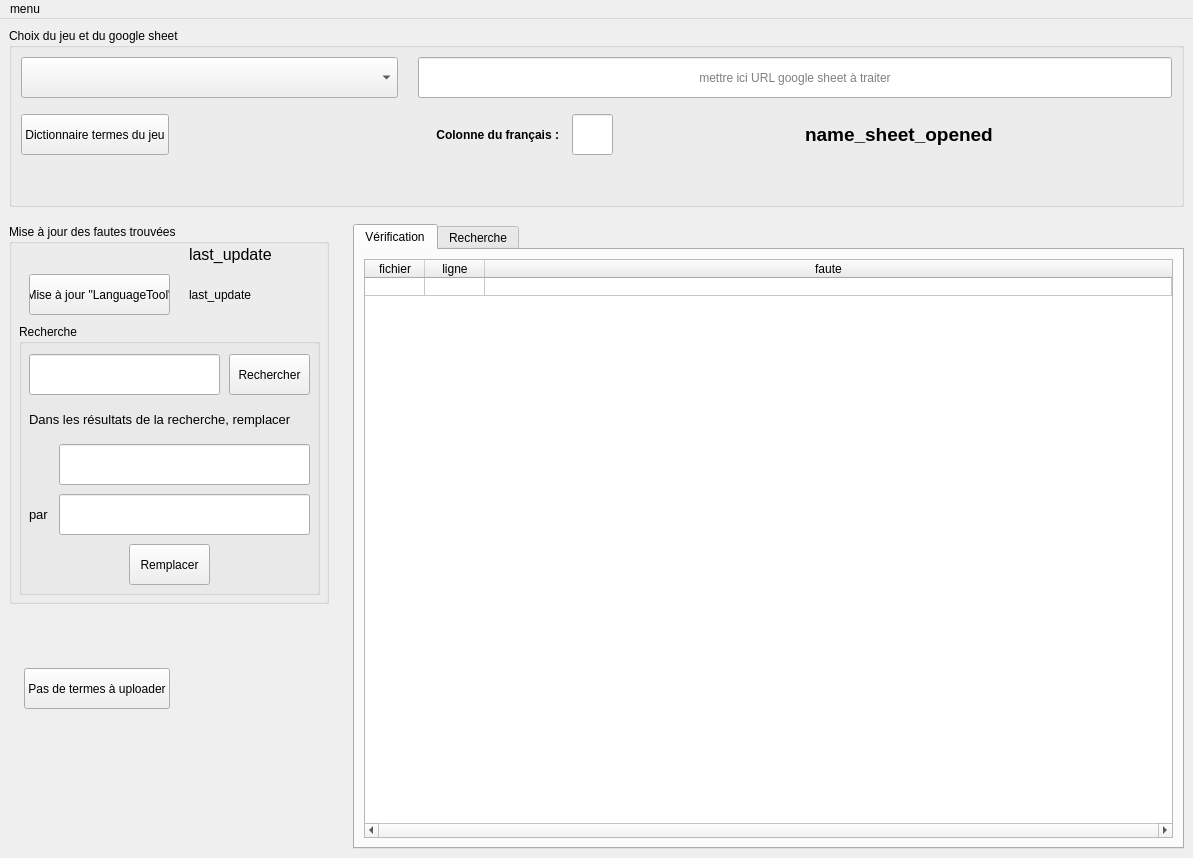
<?xml version="1.0" encoding="UTF-8"?>
<ui version="4.0">
 <class>MainWindow</class>
 <widget class="QMainWindow" name="MainWindow">
  <property name="geometry">
   <rect>
    <x>0</x>
    <y>0</y>
    <width>1193</width>
    <height>858</height>
   </rect>
  </property>
  <property name="windowTitle">
   <string>DreamTeamTrad - FautesCheck</string>
  </property>
  <property name="windowIcon">
   <iconset resource="../ressource.qrc">
    <normaloff>:/ressource/DreamteamLogo.ico</normaloff>:/ressource/DreamteamLogo.ico</iconset>
  </property>
  <widget class="QWidget" name="centralwidget">
   <property name="styleSheet">
    <string notr="true"/>
   </property>
   <layout class="QGridLayout" name="gridLayout">
    <item row="0" column="0">
     <layout class="QVBoxLayout" name="verticalLayout_1" stretch="0,1">
      <property name="spacing">
       <number>17</number>
      </property>
      <item>
       <widget class="QGroupBox" name="groupBox_1">
        <property name="title">
         <string>Choix du jeu et du google sheet</string>
        </property>
        <layout class="QVBoxLayout" name="verticalLayout_4">
         <item>
          <layout class="QHBoxLayout" name="horizontalLayout_1_1" stretch="1,2">
           <property name="spacing">
            <number>20</number>
           </property>
           <item>
            <layout class="QVBoxLayout" name="verticalLayout_1_1_1">
             <property name="spacing">
              <number>16</number>
             </property>
             <item>
              <widget class="QComboBox" name="comboBox_game">
               <property name="minimumSize">
                <size>
                 <width>0</width>
                 <height>41</height>
                </size>
               </property>
              </widget>
             </item>
             <item>
              <layout class="QHBoxLayout" name="horizontalLayout_1_1_1_1">
               <item>
                <widget class="QPushButton" name="pushButton_gameDictionary">
                 <property name="minimumSize">
                  <size>
                   <width>0</width>
                   <height>41</height>
                  </size>
                 </property>
                 <property name="text">
                  <string>Dictionnaire termes du jeu</string>
                 </property>
                </widget>
               </item>
               <item>
                <spacer name="horizontalSpacer_1_1_1_1">
                 <property name="orientation">
                  <enum>Qt::Horizontal</enum>
                 </property>
                 <property name="sizeHint" stdset="0">
                  <size>
                   <width>40</width>
                   <height>20</height>
                  </size>
                 </property>
                </spacer>
               </item>
              </layout>
             </item>
            </layout>
           </item>
           <item>
            <layout class="QVBoxLayout" name="verticalLayout_1_1_2">
             <property name="spacing">
              <number>16</number>
             </property>
             <item>
              <widget class="QLineEdit" name="lineEdit_urlSheet">
               <property name="minimumSize">
                <size>
                 <width>0</width>
                 <height>41</height>
                </size>
               </property>
               <property name="maximumSize">
                <size>
                 <width>16777215</width>
                 <height>41</height>
                </size>
               </property>
               <property name="alignment">
                <set>Qt::AlignCenter</set>
               </property>
               <property name="placeholderText">
                <string>mettre ici URL google sheet à traiter</string>
               </property>
              </widget>
             </item>
             <item>
              <layout class="QHBoxLayout" name="horizontalLayout_1_1_2_1">
               <property name="spacing">
                <number>13</number>
               </property>
               <property name="leftMargin">
                <number>18</number>
               </property>
               <item>
                <widget class="QLabel" name="label_frenchColumn">
                 <property name="font">
                  <font>
                   <pointsize>9</pointsize>
                   <weight>75</weight>
                   <bold>true</bold>
                  </font>
                 </property>
                 <property name="text">
                  <string>Colonne du français :</string>
                 </property>
                 <property name="alignment">
                  <set>Qt::AlignRight|Qt::AlignTrailing|Qt::AlignVCenter</set>
                 </property>
                </widget>
               </item>
               <item>
                <widget class="QLineEdit" name="lineEdit_frenchColumn">
                 <property name="minimumSize">
                  <size>
                   <width>41</width>
                   <height>41</height>
                  </size>
                 </property>
                 <property name="maximumSize">
                  <size>
                   <width>41</width>
                   <height>41</height>
                  </size>
                 </property>
                 <property name="maxLength">
                  <number>2</number>
                 </property>
                 <property name="alignment">
                  <set>Qt::AlignCenter</set>
                 </property>
                </widget>
               </item>
               <item>
                <spacer name="horizontalSpacer_1_1_2_1">
                 <property name="orientation">
                  <enum>Qt::Horizontal</enum>
                 </property>
                 <property name="sizeHint" stdset="0">
                  <size>
                   <width>40</width>
                   <height>20</height>
                  </size>
                 </property>
                </spacer>
               </item>
               <item>
                <widget class="QLabel" name="label_sheetOpened">
                 <property name="font">
                  <font>
                   <pointsize>14</pointsize>
                   <weight>75</weight>
                   <bold>true</bold>
                  </font>
                 </property>
                 <property name="text">
                  <string>name_sheet_opened</string>
                 </property>
                </widget>
               </item>
               <item>
                <spacer name="horizontalSpacer_1_1_2_1_bis">
                 <property name="orientation">
                  <enum>Qt::Horizontal</enum>
                 </property>
                 <property name="sizeHint" stdset="0">
                  <size>
                   <width>40</width>
                   <height>20</height>
                  </size>
                 </property>
                </spacer>
               </item>
              </layout>
             </item>
            </layout>
           </item>
          </layout>
         </item>
         <item>
          <spacer name="verticalSpacer_1_1">
           <property name="orientation">
            <enum>Qt::Vertical</enum>
           </property>
           <property name="sizeHint" stdset="0">
            <size>
             <width>20</width>
             <height>40</height>
            </size>
           </property>
          </spacer>
         </item>
        </layout>
       </widget>
      </item>
      <item>
       <layout class="QHBoxLayout" name="horizontalLayout_1_2" stretch="0,5">
        <property name="spacing">
         <number>24</number>
        </property>
        <item>
         <layout class="QVBoxLayout" name="verticalLayout_1_2_1" stretch="0,0,0,2">
          <item>
           <widget class="QGroupBox" name="groupBox_1_2_1">
            <property name="minimumSize">
             <size>
              <width>320</width>
              <height>380</height>
             </size>
            </property>
            <property name="maximumSize">
             <size>
              <width>320</width>
              <height>380</height>
             </size>
            </property>
            <property name="title">
             <string>Mise à jour des fautes trouvées</string>
            </property>
            <widget class="QPushButton" name="pushButton_process">
             <property name="geometry">
              <rect>
               <x>20</x>
               <y>50</y>
               <width>141</width>
               <height>41</height>
              </rect>
             </property>
             <property name="toolTip">
              <string>Vérificateur de OpenOffice. Peut analyser les phrases. Un peu lent.</string>
             </property>
             <property name="text">
              <string>Mise à jour &quot;LanguageTool&quot;</string>
             </property>
            </widget>
            <widget class="QLabel" name="label_lastUdate_process">
             <property name="geometry">
              <rect>
               <x>180</x>
               <y>50</y>
               <width>121</width>
               <height>41</height>
              </rect>
             </property>
             <property name="text">
              <string>last_update</string>
             </property>
            </widget>
            <widget class="QGroupBox" name="groupBox_1_2_1_1">
             <property name="geometry">
              <rect>
               <x>10</x>
               <y>100</y>
               <width>301</width>
               <height>271</height>
              </rect>
             </property>
             <property name="title">
              <string>Recherche</string>
             </property>
             <widget class="QPushButton" name="pushButton_method_search">
              <property name="geometry">
               <rect>
                <x>210</x>
                <y>30</y>
                <width>81</width>
                <height>41</height>
               </rect>
              </property>
              <property name="text">
               <string>Rechercher</string>
              </property>
             </widget>
             <widget class="QLineEdit" name="lineEdit_search">
              <property name="geometry">
               <rect>
                <x>10</x>
                <y>30</y>
                <width>191</width>
                <height>41</height>
               </rect>
              </property>
             </widget>
             <widget class="QLineEdit" name="lineEdit_search_result">
              <property name="geometry">
               <rect>
                <x>40</x>
                <y>120</y>
                <width>251</width>
                <height>41</height>
               </rect>
              </property>
             </widget>
             <widget class="QPushButton" name="pushButton_method_replace">
              <property name="geometry">
               <rect>
                <x>110</x>
                <y>220</y>
                <width>81</width>
                <height>41</height>
               </rect>
              </property>
              <property name="text">
               <string>Remplacer</string>
              </property>
             </widget>
             <widget class="QLabel" name="label_replace_1">
              <property name="geometry">
               <rect>
                <x>10</x>
                <y>75</y>
                <width>281</width>
                <height>41</height>
               </rect>
              </property>
              <property name="font">
               <font>
                <pointsize>10</pointsize>
               </font>
              </property>
              <property name="text">
               <string>Dans les résultats de la recherche, remplacer</string>
              </property>
             </widget>
             <widget class="QLineEdit" name="lineEdit_replace">
              <property name="geometry">
               <rect>
                <x>40</x>
                <y>170</y>
                <width>251</width>
                <height>41</height>
               </rect>
              </property>
             </widget>
             <widget class="QLabel" name="label_replace_2">
              <property name="geometry">
               <rect>
                <x>10</x>
                <y>170</y>
                <width>41</width>
                <height>41</height>
               </rect>
              </property>
              <property name="font">
               <font>
                <pointsize>10</pointsize>
               </font>
              </property>
              <property name="text">
               <string>par</string>
              </property>
             </widget>
            </widget>
            <widget class="QLabel" name="label_updateFolder">
             <property name="geometry">
              <rect>
               <x>180</x>
               <y>10</y>
               <width>121</width>
               <height>41</height>
              </rect>
             </property>
             <property name="font">
              <font>
               <pointsize>12</pointsize>
              </font>
             </property>
             <property name="text">
              <string>last_update</string>
             </property>
            </widget>
           </widget>
          </item>
          <item>
           <spacer name="verticalSpacer">
            <property name="orientation">
             <enum>Qt::Vertical</enum>
            </property>
            <property name="sizeHint" stdset="0">
             <size>
              <width>20</width>
              <height>40</height>
             </size>
            </property>
           </spacer>
          </item>
          <item>
           <layout class="QHBoxLayout" name="horizontalLayout_1_2_1_1">
            <property name="leftMargin">
             <number>15</number>
            </property>
            <item>
             <widget class="QPushButton" name="pushButton_uploadSpecificWords">
              <property name="minimumSize">
               <size>
                <width>0</width>
                <height>41</height>
               </size>
              </property>
              <property name="toolTip">
               <string>Pour limiter les appels à l'API de Google Sheet, uploader plusieurs termes d'un coup.</string>
              </property>
              <property name="text">
               <string>Pas de termes à uploader</string>
              </property>
             </widget>
            </item>
            <item>
             <spacer name="horizontalSpacer_1_2_1_1">
              <property name="orientation">
               <enum>Qt::Horizontal</enum>
              </property>
              <property name="sizeHint" stdset="0">
               <size>
                <width>40</width>
                <height>20</height>
               </size>
              </property>
             </spacer>
            </item>
           </layout>
          </item>
          <item>
           <spacer name="verticalSpacer_1_2_1">
            <property name="orientation">
             <enum>Qt::Vertical</enum>
            </property>
            <property name="sizeHint" stdset="0">
             <size>
              <width>20</width>
              <height>40</height>
             </size>
            </property>
           </spacer>
          </item>
         </layout>
        </item>
        <item>
         <widget class="QTabWidget" name="tabWidget_result">
          <property name="currentIndex">
           <number>0</number>
          </property>
          <widget class="QWidget" name="tab_1">
           <attribute name="title">
            <string>Vérification</string>
           </attribute>
           <layout class="QGridLayout" name="gridLayout_5">
            <item row="0" column="0">
             <widget class="QTableWidget" name="tableWidget_1">
              <property name="contextMenuPolicy">
               <enum>Qt::CustomContextMenu</enum>
              </property>
              <property name="horizontalScrollBarPolicy">
               <enum>Qt::ScrollBarAlwaysOn</enum>
              </property>
              <property name="editTriggers">
               <set>QAbstractItemView::NoEditTriggers</set>
              </property>
              <property name="selectionMode">
               <enum>QAbstractItemView::SingleSelection</enum>
              </property>
              <property name="selectionBehavior">
               <enum>QAbstractItemView::SelectRows</enum>
              </property>
              <attribute name="horizontalHeaderDefaultSectionSize">
               <number>60</number>
              </attribute>
              <attribute name="horizontalHeaderStretchLastSection">
               <bool>true</bool>
              </attribute>
              <attribute name="verticalHeaderVisible">
               <bool>false</bool>
              </attribute>
              <attribute name="verticalHeaderDefaultSectionSize">
               <number>15</number>
              </attribute>
              <row>
               <property name="text">
                <string>1</string>
               </property>
              </row>
              <column>
               <property name="text">
                <string>fichier</string>
               </property>
              </column>
              <column>
               <property name="text">
                <string>ligne</string>
               </property>
              </column>
              <column>
               <property name="text">
                <string>faute</string>
               </property>
              </column>
             </widget>
            </item>
           </layout>
          </widget>
          <widget class="QWidget" name="tab_2">
           <attribute name="title">
            <string>Recherche</string>
           </attribute>
           <layout class="QGridLayout" name="gridLayout_3">
            <item row="0" column="0">
             <widget class="QTableWidget" name="tableWidget_2">
              <property name="contextMenuPolicy">
               <enum>Qt::CustomContextMenu</enum>
              </property>
              <property name="horizontalScrollBarPolicy">
               <enum>Qt::ScrollBarAlwaysOn</enum>
              </property>
              <property name="editTriggers">
               <set>QAbstractItemView::NoEditTriggers</set>
              </property>
              <property name="selectionMode">
               <enum>QAbstractItemView::SingleSelection</enum>
              </property>
              <property name="selectionBehavior">
               <enum>QAbstractItemView::SelectRows</enum>
              </property>
              <attribute name="horizontalHeaderDefaultSectionSize">
               <number>60</number>
              </attribute>
              <attribute name="horizontalHeaderStretchLastSection">
               <bool>true</bool>
              </attribute>
              <attribute name="verticalHeaderVisible">
               <bool>false</bool>
              </attribute>
              <attribute name="verticalHeaderDefaultSectionSize">
               <number>15</number>
              </attribute>
              <row>
               <property name="text">
                <string>1</string>
               </property>
              </row>
              <column>
               <property name="text">
                <string>fichier</string>
               </property>
              </column>
              <column>
               <property name="text">
                <string>ligne</string>
               </property>
              </column>
              <column>
               <property name="text">
                <string>faute</string>
               </property>
              </column>
             </widget>
            </item>
           </layout>
          </widget>
         </widget>
        </item>
       </layout>
      </item>
     </layout>
    </item>
   </layout>
  </widget>
  <widget class="QMenuBar" name="menuBar">
   <property name="geometry">
    <rect>
     <x>0</x>
     <y>0</y>
     <width>1193</width>
     <height>21</height>
    </rect>
   </property>
   <widget class="QMenu" name="menuConfiguration">
    <property name="title">
     <string>menu</string>
    </property>
    <addaction name="action_diter_le_json_des_jeux"/>
    <addaction name="actionconfiguration"/>
   </widget>
   <addaction name="menuConfiguration"/>
  </widget>
  <action name="action_diter_le_json_des_jeux">
   <property name="text">
    <string>éditer le json des jeux</string>
   </property>
  </action>
  <action name="actionconfiguration">
   <property name="text">
    <string>configuration</string>
   </property>
  </action>
 </widget>
 <tabstops>
  <tabstop>comboBox_game</tabstop>
  <tabstop>lineEdit_urlSheet</tabstop>
  <tabstop>lineEdit_frenchColumn</tabstop>
  <tabstop>pushButton_gameDictionary</tabstop>
  <tabstop>pushButton_process</tabstop>
  <tabstop>lineEdit_search</tabstop>
  <tabstop>pushButton_method_search</tabstop>
  <tabstop>lineEdit_search_result</tabstop>
  <tabstop>lineEdit_replace</tabstop>
  <tabstop>pushButton_method_replace</tabstop>
  <tabstop>tabWidget_result</tabstop>
  <tabstop>tableWidget_1</tabstop>
  <tabstop>pushButton_uploadSpecificWords</tabstop>
  <tabstop>tableWidget_2</tabstop>
 </tabstops>
 <resources>
  <include location="../ressource.qrc"/>
 </resources>
 <connections/>
</ui>
